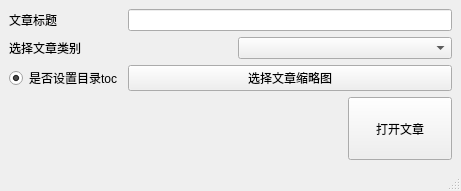
<?xml version="1.0" encoding="UTF-8"?>
<ui version="4.0">
 <class>BuildWindow</class>
 <widget class="QMainWindow" name="BuildWindow">
  <property name="geometry">
   <rect>
    <x>0</x>
    <y>0</y>
    <width>461</width>
    <height>191</height>
   </rect>
  </property>
  <property name="windowTitle">
   <string>New Blog</string>
  </property>
  <widget class="QWidget" name="centralwidget">
   <layout class="QGridLayout" name="gridLayout">
    <item row="0" column="0">
     <widget class="QLabel" name="title">
      <property name="maximumSize">
       <size>
        <width>16777215</width>
        <height>31</height>
       </size>
      </property>
      <property name="text">
       <string>文章标题</string>
      </property>
     </widget>
    </item>
    <item row="0" column="1" colspan="3">
     <widget class="QLineEdit" name="lineEdit_title"/>
    </item>
    <item row="4" column="0">
     <widget class="QRadioButton" name="toc">
      <property name="acceptDrops">
       <bool>false</bool>
      </property>
      <property name="text">
       <string>是否设置目录toc</string>
      </property>
      <property name="checked">
       <bool>true</bool>
      </property>
     </widget>
    </item>
    <item row="4" column="1" colspan="3">
     <widget class="QPushButton" name="choose_img">
      <property name="enabled">
       <bool>true</bool>
      </property>
      <property name="sizePolicy">
       <sizepolicy hsizetype="Preferred" vsizetype="Preferred">
        <horstretch>0</horstretch>
        <verstretch>0</verstretch>
       </sizepolicy>
      </property>
      <property name="baseSize">
       <size>
        <width>0</width>
        <height>0</height>
       </size>
      </property>
      <property name="text">
       <string>选择文章缩略图</string>
      </property>
      <property name="iconSize">
       <size>
        <width>16</width>
        <height>16</height>
       </size>
      </property>
     </widget>
    </item>
    <item row="1" column="2" colspan="2">
     <widget class="QComboBox" name="essay_type"/>
    </item>
    <item row="5" column="3">
     <widget class="QPushButton" name="open_essay">
      <property name="sizePolicy">
       <sizepolicy hsizetype="Minimum" vsizetype="Preferred">
        <horstretch>0</horstretch>
        <verstretch>0</verstretch>
       </sizepolicy>
      </property>
      <property name="text">
       <string>打开文章</string>
      </property>
     </widget>
    </item>
    <item row="1" column="0">
     <widget class="QLabel" name="label">
      <property name="text">
       <string>选择文章类别</string>
      </property>
     </widget>
    </item>
   </layout>
  </widget>
  <widget class="QMenuBar" name="menubar">
   <property name="geometry">
    <rect>
     <x>0</x>
     <y>0</y>
     <width>461</width>
     <height>23</height>
    </rect>
   </property>
  </widget>
  <widget class="QStatusBar" name="statusbar"/>
 </widget>
 <resources/>
 <connections/>
</ui>
